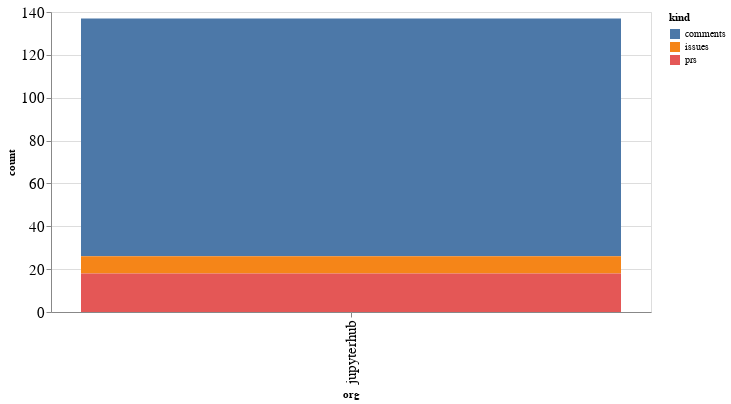

The code cell stored with this chart in its notebook:
### Code cell
alt.Chart(org_summaries, width=600).mark_bar().encode(
    x='org',
    y='count',
    color='kind',
    tooltip="org"
)

### Figure 1 — Vega-Lite specification as saved in the notebook (floating-point values rounded to 4 significant figures)
{"config": {"axisLeft": {"labelFontSize": 15}, "axisBottom": {"labelFontSize": 15}}, "data": {"name": "data-0101e0f89fd74a8fabbbea2d23e08956"}, "mark": "bar", "encoding": {"color": {"type": "nominal", "field": "kind"}, "tooltip": {"type": "nominal", "field": "org"}, "x": {"type": "nominal", "field": "org"}, "y": {"type": "quantitative", "field": "count"}}, "width": 600, "$schema": "https://vega.github.io/schema/vega-lite/v4.8.1.json", "datasets": {"data-0101e0f89fd74a8fabbbea2d23e08956": [{"org": "jupyterhub", "kind": "comments", "count": 111}, {"org": "jupyterhub", "kind": "issues", "count": 8}, {"org": "jupyterhub", "kind": "prs", "count": 18}]}}
